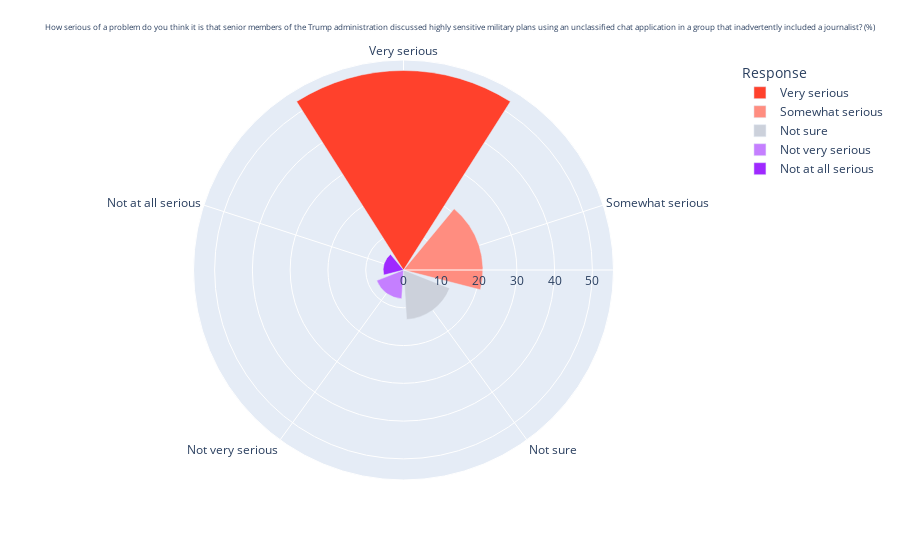

Notebook source saved alongside this figure:
### Markdown cell above
### Nightingale Chart (Wind Rose Chart)

Using plotly:  https://plotly.com/python/wind-rose-charts/

### Code cell
import plotly.express as px
import pandas as pd

colors = ["#ff412c", "#ff8d80", "#ccd1db", "#c57fff", "#9f29ff"]
values = [52.81, 21.03, 13.13, 7.63, 5.40]
labels = ["Very serious", "Somewhat serious", "Not sure", "Not very serious", "Not at all serious"]

df = pd.DataFrame({"color" : colors, "Percent":values, "Response": labels})


title= "How serious of a problem do you think it is that senior members of the Trump administration discussed highly sensitive military plans\n"
title += "using an unclassified chat application in a group that inadvertently included a journalist? (%)"

fig = px.bar_polar(df, r="Percent", theta="Response", color="Response", color_discrete_sequence = colors)

fig.update_layout(title = title, title_font_size = 7.5)
fig.show()

### Figure 1 — Plotly figure (JSON) as saved in the notebook; plotly's stock layout.template omitted (floating-point values rounded to 4 significant figures)
{"data": [{"hovertemplate": "Response=%{theta}<br>Percent=%{r}<extra></extra>", "legendgroup": "Very serious", "marker": {"color": "#ff412c", "pattern": {"shape": ""}}, "name": "Very serious", "r": [52.81], "showlegend": true, "subplot": "polar", "theta": ["Very serious"], "type": "barpolar"}, {"hovertemplate": "Response=%{theta}<br>Percent=%{r}<extra></extra>", "legendgroup": "Somewhat serious", "marker": {"color": "#ff8d80", "pattern": {"shape": ""}}, "name": "Somewhat serious", "r": [21.03], "showlegend": true, "subplot": "polar", "theta": ["Somewhat serious"], "type": "barpolar"}, {"hovertemplate": "Response=%{theta}<br>Percent=%{r}<extra></extra>", "legendgroup": "Not sure", "marker": {"color": "#ccd1db", "pattern": {"shape": ""}}, "name": "Not sure", "r": [13.13], "showlegend": true, "subplot": "polar", "theta": ["Not sure"], "type": "barpolar"}, {"hovertemplate": "Response=%{theta}<br>Percent=%{r}<extra></extra>", "legendgroup": "Not very serious", "marker": {"color": "#c57fff", "pattern": {"shape": ""}}, "name": "Not very serious", "r": [7.63], "showlegend": true, "subplot": "polar", "theta": ["Not very serious"], "type": "barpolar"}, {"hovertemplate": "Response=%{theta}<br>Percent=%{r}<extra></extra>", "legendgroup": "Not at all serious", "marker": {"color": "#9f29ff", "pattern": {"shape": ""}}, "name": "Not at all serious", "r": [5.4], "showlegend": true, "subplot": "polar", "theta": ["Not at all serious"], "type": "barpolar"}], "layout": {"barmode": "relative", "legend": {"title": {"text": "Response"}, "tracegroupgap": 0}, "margin": {"t": 60}, "polar": {"angularaxis": {"categoryarray": ["Very serious", "Somewhat serious", "Not sure", "Not very serious", "Not at all serious"], "categoryorder": "array", "direction": "clockwise", "rotation": 90}, "domain": {"x": [0, 1], "y": [0, 1]}}, "title": {"font": {"size": 7.5}, "text": "How serious of a problem do you think it is that senior members of the Trump administration discussed highly sensitive military plans\nusing an unclassified chat application in a group that inadvertently included a journalist? (%)"}}}
